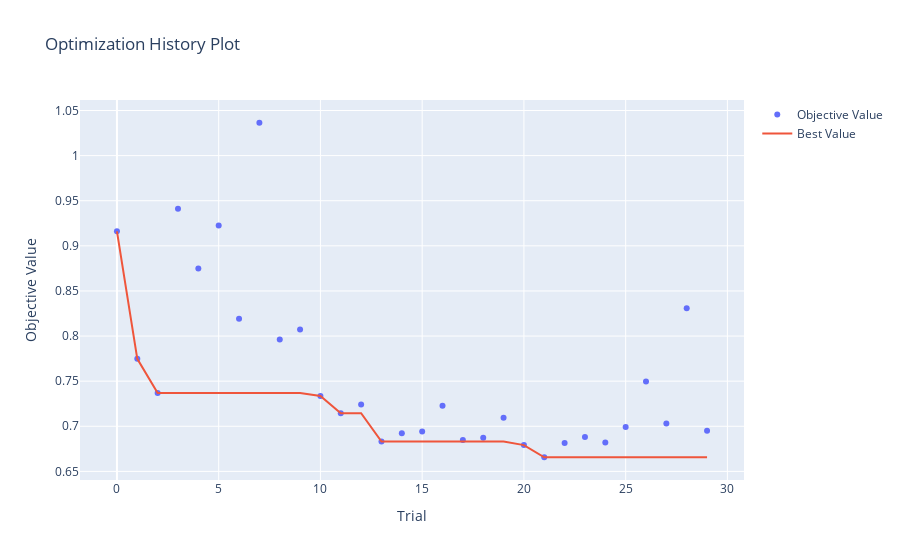

The notebook cell this image was saved under:
### Code cell
# 하이퍼파라미터 최적화 과정을 확인
optuna.visualization.plot_optimization_history(study_cat)

### Figure 1 — Plotly figure (JSON) as saved in the notebook; plotly's stock layout.template omitted (floating-point values rounded to 4 significant figures)
{"data": [{"mode": "markers", "name": "Objective Value", "type": "scatter", "x": [0, 1, 2, 3, 4, 5, 6, 7, 8, 9, 10, 11, 12, 13, 14, 15, 16, 17, 18, 19, 20, 21, 22, 23, 24, 25, 26, 27, 28, 29], "y": [0.916, 0.7748, 0.737, 0.9412, 0.8747, 0.9225, 0.8192, 1.036, 0.7961, 0.8073, 0.7336, 0.7144, 0.7242, 0.683, 0.6924, 0.6942, 0.7227, 0.6847, 0.6873, 0.7095, 0.6791, 0.6657, 0.6814, 0.6882, 0.6821, 0.6991, 0.7496, 0.7031, 0.8308, 0.695]}, {"mode": "lines", "name": "Best Value", "type": "scatter", "x": [0, 1, 2, 3, 4, 5, 6, 7, 8, 9, 10, 11, 12, 13, 14, 15, 16, 17, 18, 19, 20, 21, 22, 23, 24, 25, 26, 27, 28, 29], "y": [0.916, 0.7748, 0.737, 0.737, 0.737, 0.737, 0.737, 0.737, 0.737, 0.737, 0.7336, 0.7144, 0.7144, 0.683, 0.683, 0.683, 0.683, 0.683, 0.683, 0.683, 0.6791, 0.6657, 0.6657, 0.6657, 0.6657, 0.6657, 0.6657, 0.6657, 0.6657, 0.6657]}, {"marker": {"color": "#cccccc"}, "mode": "markers", "name": "Infeasible Trial", "showlegend": false, "type": "scatter", "x": [], "y": []}], "layout": {"title": {"text": "Optimization History Plot"}, "xaxis": {"title": {"text": "Trial"}}, "yaxis": {"title": {"text": "Objective Value"}}}}
